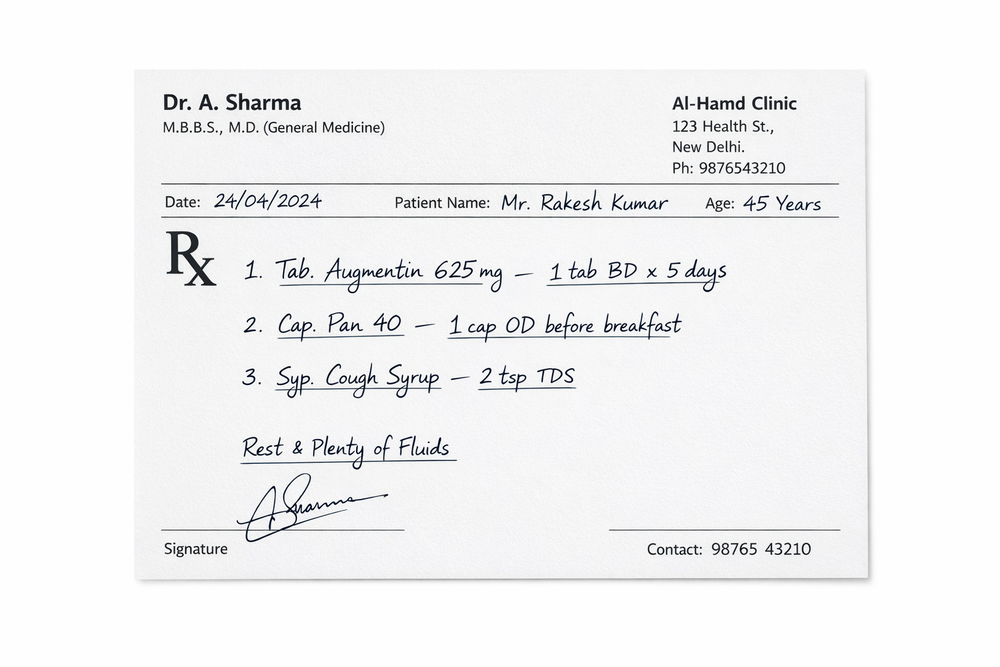
#> input picture pharma_django/media/prescriptions/ChatGPT_Image_Mar_2_2026_12_34_16_PM.png, 1000 x 667 px, shrunk from 1536 x 1024 before the run
$ python -i ocr_engine.py   (imports and definitions only)
#> lines starting #> are read from the running program, lines starting #| are printed output that depends on the picture
"""
OCR Engine for Prescription Reading
Uses pytesseract for OCR + regex for medicine extraction
"""
import re
import io


def extract_prescription_text(image_file) -> str:
    """
    Extract text from prescription image using Tesseract OCR.
    Falls back gracefully if pytesseract is not installed.
    """
    try:
        import pytesseract
        from PIL import Image

        img = Image.open(image_file)
#> img is the input picture: PIL image 1000x667 RGB; mean R, G, B 243.2, 243.4, 244

        # Pre-process image for better OCR
        img = img.convert('L')  # Grayscale
#> img: PIL image 1000x667 L

        try:
            from PIL import ImageEnhance, ImageFilter
            # Enhance contrast
            enhancer = ImageEnhance.Contrast(img)
            img = enhancer.enhance(2.0)
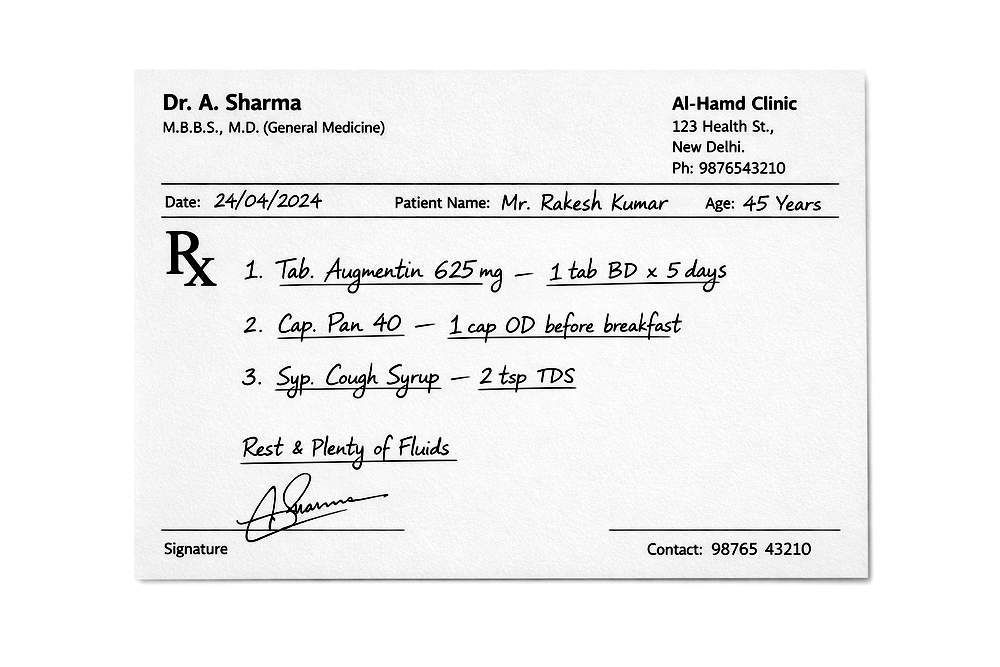
#> img: PIL image 1000x667 L; min 0, max 255, mean 241.8
            # Sharpen
            img = img.filter(ImageFilter.SHARPEN)
        except Exception:
            pass

        # OCR config for medical text
        custom_config = r'--oem 3 --psm 6 -c tessedit_char_whitelist="ABCDEFGHIJKLMNOPQRSTUVWXYZabcdefghijklmnopqrstuvwxyz0123456789.,/()-: \n"'

        text = pytesseract.image_to_string(img, config=custom_config)
        return clean_ocr_text(text)

    except ImportError:
        # Tesseract not available — return a demo text for testing
        return _demo_prescription_text()
    except Exception as e:
        return _demo_prescription_text()


def clean_ocr_text(text: str) -> str:
    """Clean and normalize OCR output"""
    # Remove multiple spaces and normalize newlines
    text = re.sub(r' {2,}', ' ', text)
    text = re.sub(r'\n{3,}', '\n\n', text)
    # Fix common OCR errors in medical text
    text = text.replace('0mg', '0mg')
    text = text.replace('|', 'I')
    return text.strip()


def _demo_prescription_text() -> str:
    """Demo prescription text for when OCR is not available"""
    return """Dr. R. K. Sharma
MBBS, MD (Medicine)
Reg No: MH-12345

Patient: John Doe          Date: 21/02/2026
Age: 35 years

Rx:

1. Tab Crocin 500mg  - 1-0-1  (3 days)
2. Cap Amoxicillin 500mg - 1-1-1  (5 days)
3. Syrup Ibugesic Plus 100ml - 5ml TDS
4. Tab Cetirizine 10mg - 0-0-1  (5 days)
5. Tab Pantoprazole 40mg - 1-0-0  (7 days)

Advice:
- Take medicines after food
- Drink plenty of fluids
- Follow up after 5 days if no improvement

Signature: Dr. R.K. Sharma
"""

>>> result = extract_prescription_text('../media/prescriptions/ChatGPT_Image_Mar_2_2026_12_34_16_PM.png')

$ run again, on pharma_django/media/prescriptions/1_bV170ZH7Sn_doc5bbyRYWg.jpg
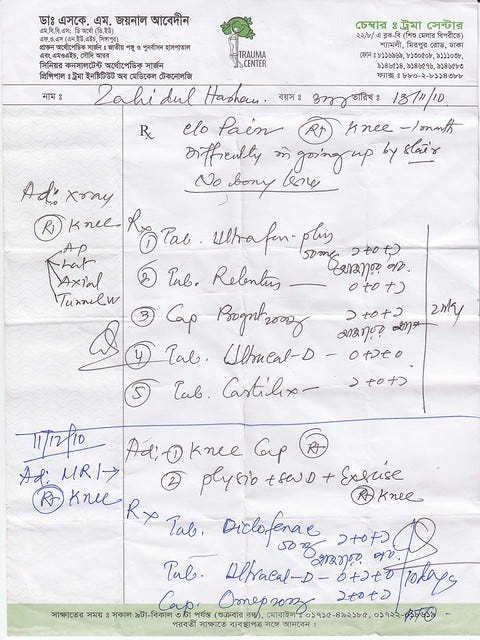
#> input picture pharma_django/media/prescriptions/1_bV170ZH7Sn_doc5bbyRYWg.jpg, 480 x 640 px
#> in extract_prescription_text, img is the input picture: PIL image 480x640 RGB; mean R, G, B 228.7, 228.1, 231.3
#> in extract_prescription_text, `img = enhancer.enhance(2.0)`:
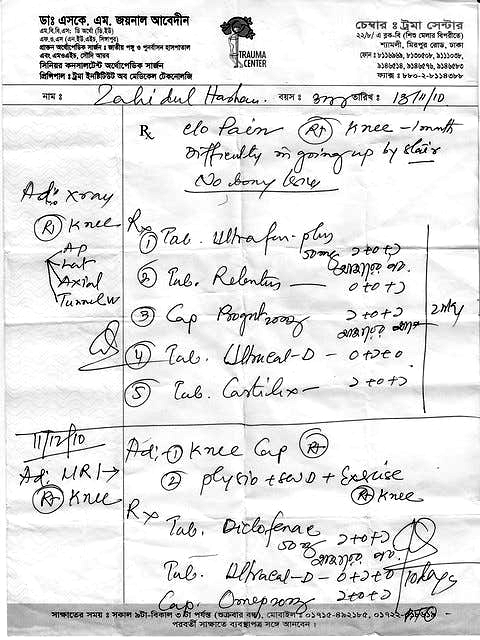
#> img: PIL image 480x640 L; min 0, max 255, mean 226.2
#> in extract_prescription_text, `img = img.filter(ImageFilter.SHARPEN)`:
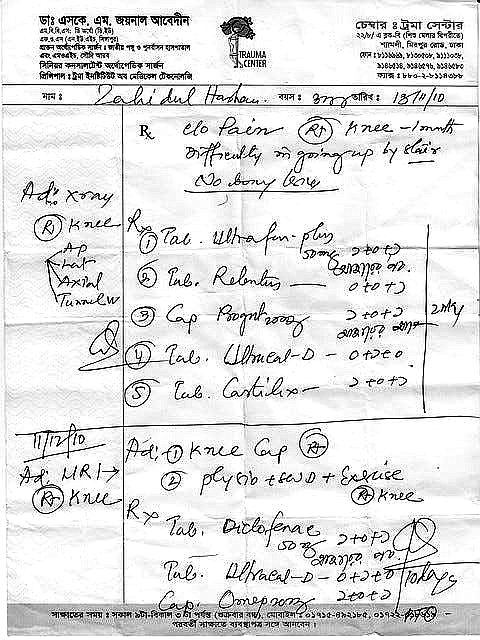
#> img: PIL image 480x640 L; min 0, max 255, mean 224
